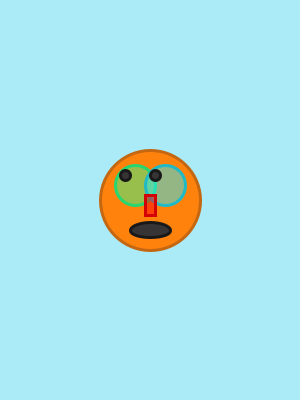
Frame 1 (no input)
Frame 60 (the mouse pressed at the canvas centre just before this capture): identical to frame 1, image omitted
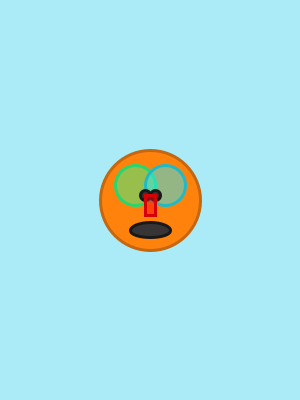
Frame 120 (the mouse held since frame 60 and released just before this capture)

The Processing sketch that drew these frames (run headless with seeded random() and noise(); from frame 60 on, the mouse is pressed at the canvas centre):

// Processing sketch: assignment_05_mission_08
// ── assignment_05_mission_08.pde

void setup() {
 size (300,400);
 background (#AAEBF7);
}

void draw() {
  
 background (#AAEBF7);
 strokeWeight(3);
  
 // Head
 fill(#FF820D);
 stroke(#C46710);
 ellipse(150,200,100,100); 
 
 // Eyes
 
 // Left Eye (Green)
 fill(#30FA89,127);
 stroke(#27D66E);
 ellipse(135,185,40,40);
  // Right Eye (Blue)
 fill(#28EAFA,127);
 stroke(#20BAC6);
 ellipse(165,185,40,40);
 
 // Pupils
 float mx1 = constrain(mouseX,125,145);
 float my1 = constrain(mouseY,175,195);
 float mx2 = constrain(mouseX,155,175);
 float my2 = constrain(mouseY,175,195);
 // Left Pupil
 fill(#363434);
 stroke(#1A1919);
 ellipse(mx1,my1,10,10);
 // Right Pupil
 fill(#363434);
 stroke(#1A1919);
 ellipse(mx2,my2,10,10);
 
 // Nose
 fill(#FF0307,127);
 stroke(#D30206);
 rect(145,195,10,20);
 
 // Mouth
 fill(#363434);
 stroke(#1A1919);
 ellipse(150,230,40,15);
 
}
